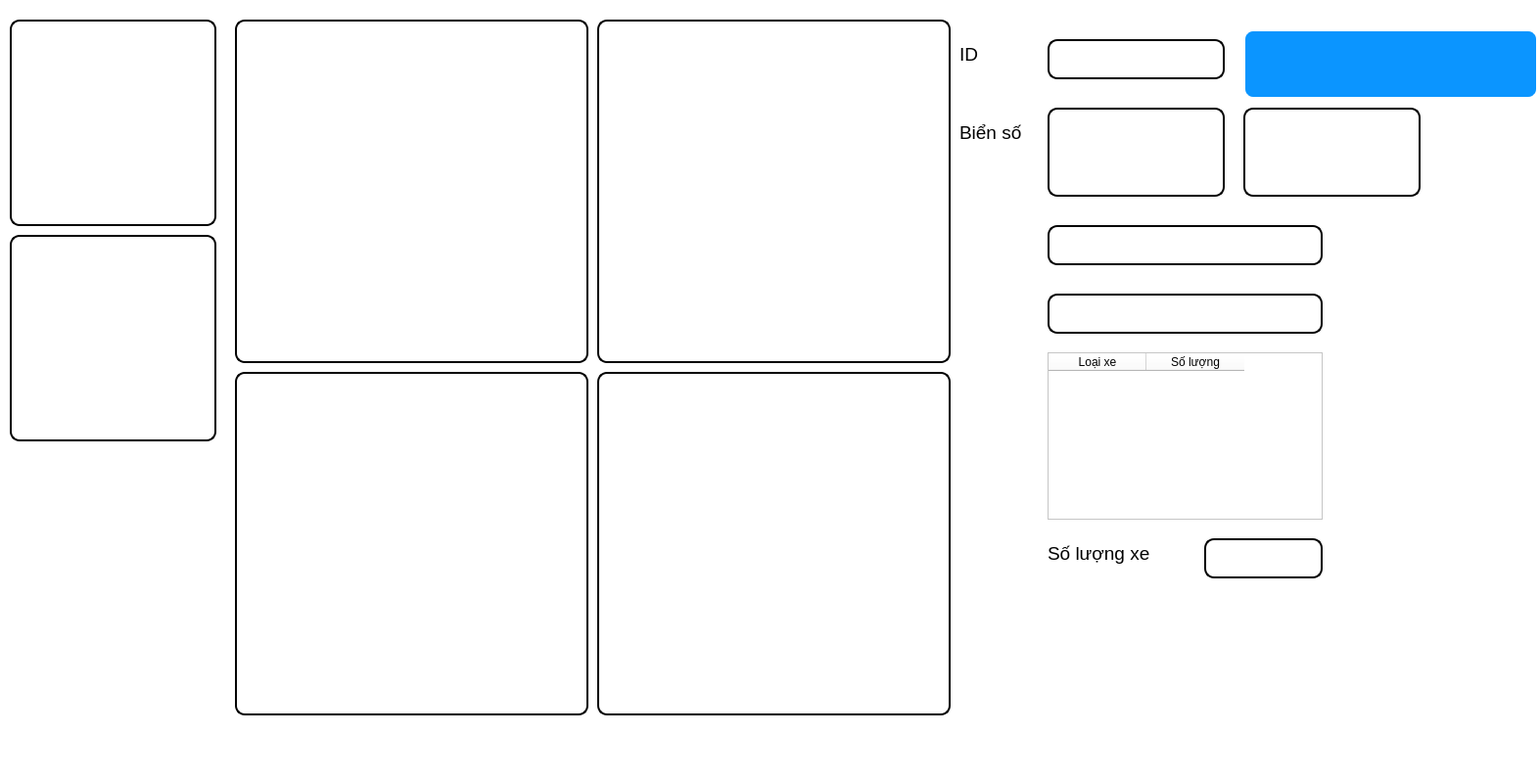
<?xml version="1.0" encoding="UTF-8"?>
<ui version="4.0">
 <class>MainWindow</class>
 <widget class="QMainWindow" name="MainWindow">
  <property name="geometry">
   <rect>
    <x>0</x>
    <y>0</y>
    <width>1573</width>
    <height>797</height>
   </rect>
  </property>
  <property name="windowTitle">
   <string>MainWindow</string>
  </property>
  <property name="styleSheet">
   <string notr="true">background-color: rgb(255, 255, 255);</string>
  </property>
  <widget class="QWidget" name="centralwidget">
   <widget class="QLabel" name="label_5">
    <property name="geometry">
     <rect>
      <x>980</x>
      <y>40</y>
      <width>31</width>
      <height>31</height>
     </rect>
    </property>
    <property name="font">
     <font>
      <pointsize>14</pointsize>
     </font>
    </property>
    <property name="text">
     <string>ID</string>
    </property>
   </widget>
   <widget class="QLabel" name="txtID">
    <property name="geometry">
     <rect>
      <x>1070</x>
      <y>40</y>
      <width>181</width>
      <height>41</height>
     </rect>
    </property>
    <property name="font">
     <font>
      <family>MS Shell Dlg 2</family>
      <pointsize>16</pointsize>
      <weight>50</weight>
      <italic>false</italic>
      <bold>false</bold>
     </font>
    </property>
    <property name="styleSheet">
     <string notr="true">color: rgb(0, 0, 0);


border-style: outset;
border-width: 2px;
border-radius: 10px;
border-color: black;
background-color: rgb(255, 255, 255);</string>
    </property>
    <property name="text">
     <string/>
    </property>
    <property name="alignment">
     <set>Qt::AlignCenter</set>
    </property>
   </widget>
   <widget class="QLabel" name="txtBienSo_1">
    <property name="geometry">
     <rect>
      <x>1070</x>
      <y>110</y>
      <width>181</width>
      <height>91</height>
     </rect>
    </property>
    <property name="font">
     <font>
      <family>MS Shell Dlg 2</family>
      <pointsize>16</pointsize>
      <weight>50</weight>
      <italic>false</italic>
      <bold>false</bold>
     </font>
    </property>
    <property name="styleSheet">
     <string notr="true">color: rgb(0, 0, 0);


border-style: outset;
border-width: 2px;
border-radius: 10px;
border-color: black;
background-color: rgb(255, 255, 255);</string>
    </property>
    <property name="text">
     <string/>
    </property>
    <property name="alignment">
     <set>Qt::AlignCenter</set>
    </property>
   </widget>
   <widget class="QLabel" name="label_6">
    <property name="geometry">
     <rect>
      <x>980</x>
      <y>120</y>
      <width>81</width>
      <height>31</height>
     </rect>
    </property>
    <property name="font">
     <font>
      <pointsize>14</pointsize>
     </font>
    </property>
    <property name="text">
     <string>Biển số</string>
    </property>
   </widget>
   <widget class="QLabel" name="imgTruoc_1">
    <property name="geometry">
     <rect>
      <x>240</x>
      <y>20</y>
      <width>361</width>
      <height>351</height>
     </rect>
    </property>
    <property name="styleSheet">
     <string notr="true">color: rgb(0, 0, 0);
border-style: outset;
border-width: 2px;
border-radius: 10px;
border-color: black;
background-color: rgb(255, 255, 255);</string>
    </property>
    <property name="text">
     <string/>
    </property>
    <property name="pixmap">
     <pixmap>tu_dong.png</pixmap>
    </property>
    <property name="scaledContents">
     <bool>true</bool>
    </property>
   </widget>
   <widget class="QLabel" name="imgCamTruoc">
    <property name="geometry">
     <rect>
      <x>10</x>
      <y>20</y>
      <width>211</width>
      <height>211</height>
     </rect>
    </property>
    <property name="styleSheet">
     <string notr="true">color: rgb(0, 0, 0);
border-style: outset;
border-width: 2px;
border-radius: 10px;
border-color: black;
background-color: rgb(255, 255, 255);</string>
    </property>
    <property name="text">
     <string/>
    </property>
    <property name="pixmap">
     <pixmap>tu_dong.png</pixmap>
    </property>
    <property name="scaledContents">
     <bool>true</bool>
    </property>
   </widget>
   <widget class="QLabel" name="txtVaoRa">
    <property name="geometry">
     <rect>
      <x>1270</x>
      <y>30</y>
      <width>301</width>
      <height>71</height>
     </rect>
    </property>
    <property name="font">
     <font>
      <family>Century Gothic</family>
      <pointsize>24</pointsize>
      <weight>50</weight>
      <italic>false</italic>
      <bold>false</bold>
     </font>
    </property>
    <property name="styleSheet">
     <string notr="true">background-color: rgb(11, 149, 255);
color: rgb(255, 255, 255);
border-style: outset;
border-width: 2px;
border-radius: 10px;
border-color: white;</string>
    </property>
    <property name="text">
     <string/>
    </property>
    <property name="alignment">
     <set>Qt::AlignCenter</set>
    </property>
   </widget>
   <widget class="QLabel" name="imgCamSau">
    <property name="geometry">
     <rect>
      <x>10</x>
      <y>240</y>
      <width>211</width>
      <height>211</height>
     </rect>
    </property>
    <property name="styleSheet">
     <string notr="true">color: rgb(0, 0, 0);
border-style: outset;
border-width: 2px;
border-radius: 10px;
border-color: black;
background-color: rgb(255, 255, 255);</string>
    </property>
    <property name="text">
     <string/>
    </property>
    <property name="pixmap">
     <pixmap>tu_dong.png</pixmap>
    </property>
    <property name="scaledContents">
     <bool>true</bool>
    </property>
   </widget>
   <widget class="QLabel" name="txtBienSo_2">
    <property name="geometry">
     <rect>
      <x>1270</x>
      <y>110</y>
      <width>181</width>
      <height>91</height>
     </rect>
    </property>
    <property name="font">
     <font>
      <family>MS Shell Dlg 2</family>
      <pointsize>16</pointsize>
      <weight>50</weight>
      <italic>false</italic>
      <bold>false</bold>
     </font>
    </property>
    <property name="styleSheet">
     <string notr="true">color: rgb(0, 0, 0);


border-style: outset;
border-width: 2px;
border-radius: 10px;
border-color: black;
background-color: rgb(255, 255, 255);</string>
    </property>
    <property name="text">
     <string/>
    </property>
    <property name="alignment">
     <set>Qt::AlignCenter</set>
    </property>
   </widget>
   <widget class="QLabel" name="txtTGVao">
    <property name="geometry">
     <rect>
      <x>1070</x>
      <y>230</y>
      <width>281</width>
      <height>41</height>
     </rect>
    </property>
    <property name="font">
     <font>
      <family>MS Shell Dlg 2</family>
      <pointsize>16</pointsize>
      <weight>50</weight>
      <italic>false</italic>
      <bold>false</bold>
     </font>
    </property>
    <property name="styleSheet">
     <string notr="true">color: rgb(0, 0, 0);


border-style: outset;
border-width: 2px;
border-radius: 10px;
border-color: black;
background-color: rgb(255, 255, 255);</string>
    </property>
    <property name="text">
     <string/>
    </property>
    <property name="alignment">
     <set>Qt::AlignCenter</set>
    </property>
   </widget>
   <widget class="QLabel" name="txtTGRa">
    <property name="geometry">
     <rect>
      <x>1070</x>
      <y>300</y>
      <width>281</width>
      <height>41</height>
     </rect>
    </property>
    <property name="font">
     <font>
      <family>MS Shell Dlg 2</family>
      <pointsize>16</pointsize>
      <weight>50</weight>
      <italic>false</italic>
      <bold>false</bold>
     </font>
    </property>
    <property name="styleSheet">
     <string notr="true">color: rgb(0, 0, 0);


border-style: outset;
border-width: 2px;
border-radius: 10px;
border-color: black;
background-color: rgb(255, 255, 255);</string>
    </property>
    <property name="text">
     <string/>
    </property>
    <property name="alignment">
     <set>Qt::AlignCenter</set>
    </property>
   </widget>
   <widget class="QTableWidget" name="tableWidget">
    <property name="geometry">
     <rect>
      <x>1070</x>
      <y>360</y>
      <width>281</width>
      <height>171</height>
     </rect>
    </property>
    <column>
     <property name="text">
      <string>Loại xe</string>
     </property>
    </column>
    <column>
     <property name="text">
      <string>Số lượng</string>
     </property>
    </column>
   </widget>
   <widget class="QLabel" name="txtSL">
    <property name="geometry">
     <rect>
      <x>1230</x>
      <y>550</y>
      <width>121</width>
      <height>41</height>
     </rect>
    </property>
    <property name="font">
     <font>
      <family>MS Shell Dlg 2</family>
      <pointsize>16</pointsize>
      <weight>50</weight>
      <italic>false</italic>
      <bold>false</bold>
     </font>
    </property>
    <property name="styleSheet">
     <string notr="true">color: rgb(0, 0, 0);


border-style: outset;
border-width: 2px;
border-radius: 10px;
border-color: black;
background-color: rgb(255, 255, 255);</string>
    </property>
    <property name="text">
     <string/>
    </property>
    <property name="alignment">
     <set>Qt::AlignCenter</set>
    </property>
   </widget>
   <widget class="QLabel" name="imgTruoc_2">
    <property name="geometry">
     <rect>
      <x>610</x>
      <y>20</y>
      <width>361</width>
      <height>351</height>
     </rect>
    </property>
    <property name="styleSheet">
     <string notr="true">color: rgb(0, 0, 0);
border-style: outset;
border-width: 2px;
border-radius: 10px;
border-color: black;
background-color: rgb(255, 255, 255);</string>
    </property>
    <property name="text">
     <string/>
    </property>
    <property name="pixmap">
     <pixmap>tu_dong.png</pixmap>
    </property>
    <property name="scaledContents">
     <bool>true</bool>
    </property>
   </widget>
   <widget class="QLabel" name="imgSau_1">
    <property name="geometry">
     <rect>
      <x>240</x>
      <y>380</y>
      <width>361</width>
      <height>351</height>
     </rect>
    </property>
    <property name="styleSheet">
     <string notr="true">color: rgb(0, 0, 0);
border-style: outset;
border-width: 2px;
border-radius: 10px;
border-color: black;
background-color: rgb(255, 255, 255);</string>
    </property>
    <property name="text">
     <string/>
    </property>
    <property name="pixmap">
     <pixmap>tu_dong.png</pixmap>
    </property>
    <property name="scaledContents">
     <bool>true</bool>
    </property>
   </widget>
   <widget class="QLabel" name="imgSau_2">
    <property name="geometry">
     <rect>
      <x>610</x>
      <y>380</y>
      <width>361</width>
      <height>351</height>
     </rect>
    </property>
    <property name="styleSheet">
     <string notr="true">color: rgb(0, 0, 0);
border-style: outset;
border-width: 2px;
border-radius: 10px;
border-color: black;
background-color: rgb(255, 255, 255);</string>
    </property>
    <property name="text">
     <string/>
    </property>
    <property name="pixmap">
     <pixmap>tu_dong.png</pixmap>
    </property>
    <property name="scaledContents">
     <bool>true</bool>
    </property>
   </widget>
   <widget class="QLabel" name="label_7">
    <property name="geometry">
     <rect>
      <x>1070</x>
      <y>550</y>
      <width>131</width>
      <height>31</height>
     </rect>
    </property>
    <property name="font">
     <font>
      <pointsize>14</pointsize>
     </font>
    </property>
    <property name="text">
     <string>Số lượng xe</string>
    </property>
   </widget>
  </widget>
  <widget class="QMenuBar" name="menubar">
   <property name="geometry">
    <rect>
     <x>0</x>
     <y>0</y>
     <width>1573</width>
     <height>25</height>
    </rect>
   </property>
  </widget>
  <widget class="QStatusBar" name="statusbar"/>
 </widget>
 <resources/>
 <connections/>
</ui>
